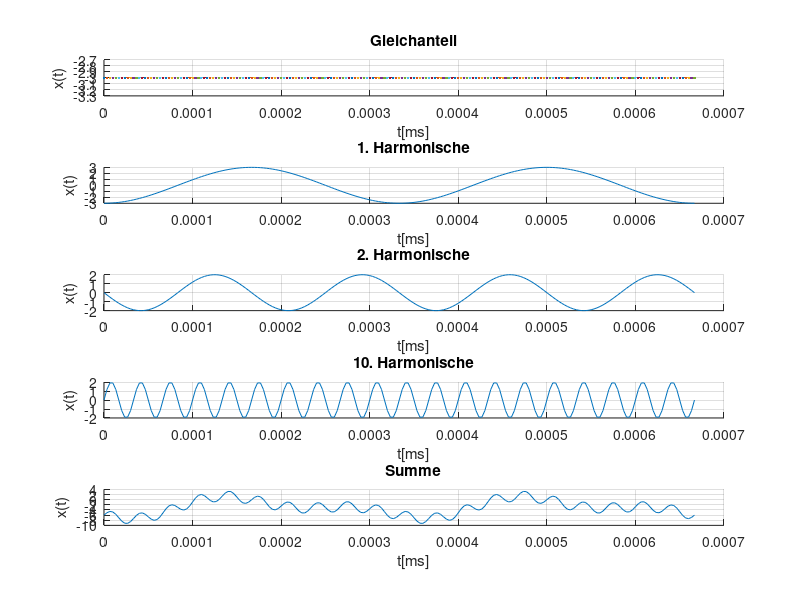
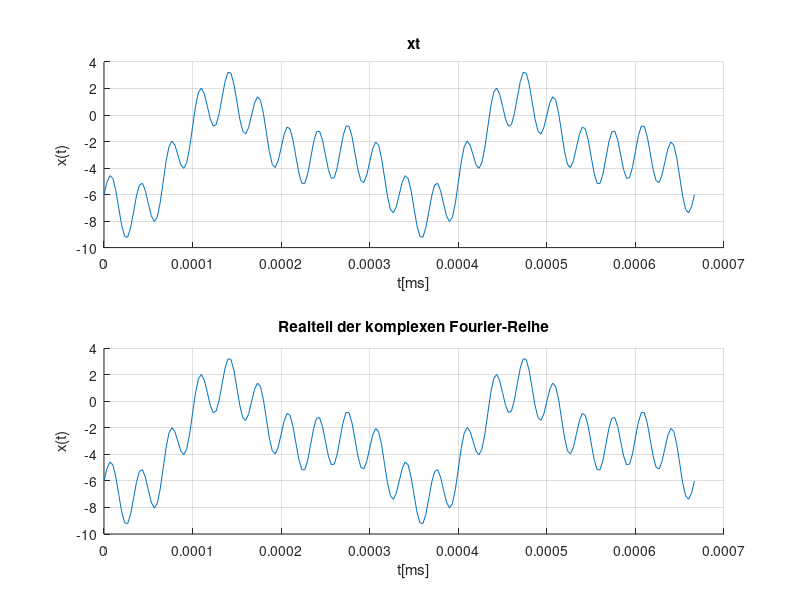

Source code (MATLAB) for these figures, in order:
clear
close all
clc

f0 = 3000;
T0 = 1/f0;
fs = 1/(f0*100);
t  = 0:fs:T0*2;
x1 = -3;
x2 = 2*sin(20*pi*f0*t);
x3 = -2*sin(4*pi*f0*t);
x4 = -3*cos(2*pi*f0*t);
xt = x1+x2+x3+x4;

% Graphische Ausgabe
  figure('name', 'UE2 2a');
  subplot(511); hold on; grid on;
  title('Gleichanteil');
  plot(t, x1);
  xlabel('t[ms]');
  ylabel('x(t)');

  subplot(512); hold on; grid on;
  title('1. Harmonische');
  plot(t, x4);
  xlabel('t[ms]');
  ylabel('x(t)');

  subplot(513); hold on; grid on;
  title('2. Harmonische');
  plot(t, x3);
  xlabel('t[ms]');
  ylabel('x(t)');

  subplot(514); hold on; grid on;
  title('10. Harmonische');
  plot(t, x2);
  xlabel('t[ms]');
  ylabel('x(t)');

  subplot(515); hold on; grid on;
  title('Summe');
  plot(t, xt);
  xlabel('t[ms]');
  ylabel('x(t)');

  print('Aufgabe2_2_a.png')


  % 2b) fourier koeffizienten, ak, bk
  a0 = -6
  b10 = 2
  b2 = -2
  a1 = -3

  b1 = 0;
  a2 = 0;
  a10 = 0;


  
  c0 = a0/2;
  % ck = 1/2*(ak-i*bk);
  % c-k = 1/2*(ak+i*bk);
  c1 = 1/2*(a1-i*b1)
  c2 = 1/2*(a2-i*b2)
  c10 = 1/2*(a10-i*b10)
  c11 = 1/2*(a1+i*b1)
  c21 = 1/2*(a2+i*b2)
  c101 = 1/2*(a10+i*b10)

  xfr=c0*exp(0)+c1*exp(i*2*pi*f0*t)+c2*exp(i*4*pi*f0*t)+c10*exp(i*20*pi*f0*t)+c11*exp(i*-2*pi*f0*t)+c21*exp(i*-4*pi*f0*t)+c101*exp(i*-20*pi*f0*t);
  xt=x1+x2+x3+x4;
  figure('name', 'UE2 2c');
  subplot(211); hold on; grid on;
  title('xt');
  plot(t, xt);
  xlabel('t[ms]');
  ylabel('x(t)');

  subplot(212); hold on; grid on;
  title('Realteil der komplexen Fourier-Reihe');
  plot(t, real(xfr));
  xlabel('t[ms]');
  ylabel('x(t)');
  print('Aufgabe2_2_c.png')
  
